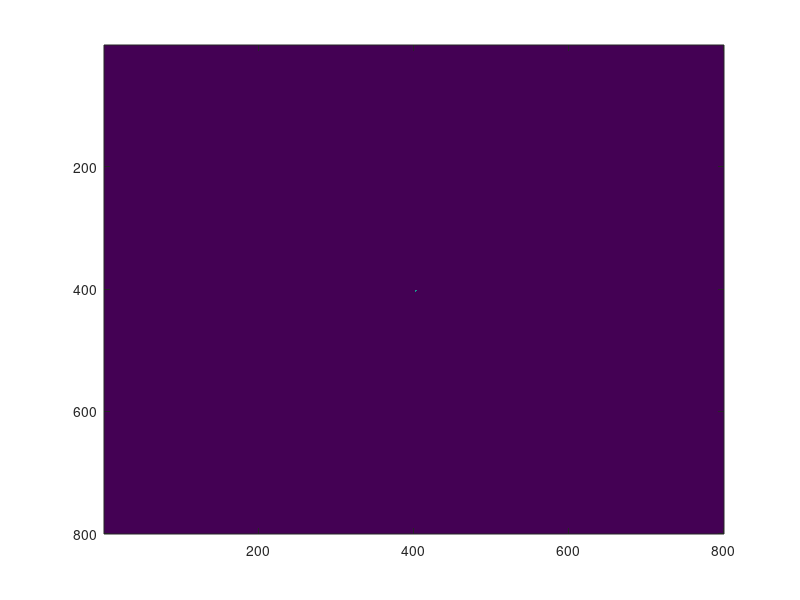

MATLAB code to generate this figure: (Note: this script raises an error after producing the figure.)

close all; clear; clc;

%%%%%%%%%%%%%%%%%%%%%%%%%%%%%%%%%%%%%%%%%%%%%%%%%%%%%%%%%%%%%%%%%%%%%%%%%%%%%%

iterations=1000;
sides=800;

%%%%%%%%%%%%%%%%%%%%%%%%%%%%%%%%%%%%%%%%%%%%%%%%%%%%%%%%%%%%%%%%%%%%%%%%%%%%%%

%{
    rPentomino=zeros(5,5);

    rPentomino(2:4,3)=1;
    rPentomino(3,2)=1;
    rPentomino(2,4)=1;

    figure('Position',[120,60,1420,780],'Color','k'); hold on;
    imagesc(rPentomino); shading flat; colormap(gray);
    axis equal; axis off;
%}

%%%%%%%%%%%%%%%%%%%%%%%%%%%%%%%%%%%%%%%%%%%%%%%%%%%%%%%%%%%%%%%%%%%%%%%%%%%%%%

Main=zeros(sides,sides);

    Main(2+(sides/2):4+(sides/2),3+(sides/2))=1;
    Main(3+(sides/2),2+(sides/2))=1;
    Main(2+(sides/2),4+(sides/2))=1;

rPentomino=Main;

%%%%%%%%%%%%%%%%%%%%%%%%%%%%%%%%%%%%%%%%%%%%%%%%%%%%%%%%%%%%%%%%%%%%%%%%%%%%%%

nImages=iterations;

fig=figure('Position',[120,60,sides/4,sides/4]);

for idx=1:nImages
    
    for i=idx
        
    %%%%%%%%%%%%%%%%%%%%%%%%%%%%%%%%%%%%%%%%%%%%%%%%%% START OF IMAGE PLOTTING
        
    
        
        neighbours=conv2(Main,[1 1 1; 1 0 1; 1 1 1], 'same');
        Main=double((Main & neighbours==2) | neighbours==3);
        
        disp(i);
        
        if i==1
            sum=Main;
        else
            sum=rescale(sum);
            sum=sum+Main;
        end
        
        logsum=log(sum);
        
        [height,width]=size(logsum);
        [x,y]=meshgrid(1:width,1:height);
        cloud=[x(:),y(:),logsum(:)];
        
        cloud(cloud==-Inf)=NaN;
        cloud(any(isnan(cloud),2),:)=[];
        
%       scatter(cloud(:,1),cloud(:,2),30,cloud(:,3),'filled');
%       colormap(viridis); hold on
        
        imagesc(logsum); shading flat; colormap(inferno);
        axis equal; axis off; hold on;
        
        [Y,X]=find(rPentomino);
        scatter(X,Y,10,'c','filled');
        
        xlim([nanmin(cloud(:,1))-1,nanmax(cloud(:,1))+1]);
        ylim([nanmin(cloud(:,2))-1,nanmax(cloud(:,2))+1]);
        
        set(gcf,'Color','k');
        
        
        
        
    %%%%%%%%%%%%%%%%%%%%%%%%%%%%%%%%%%%%%%%%%%%%%%%%%%%% END OF IMAGE PLOTTING
        
    end
    
    drawnow
    
    frame=getframe(fig);
    im{idx}=frame2im(frame);
    
    clf;
    clf(fig,'reset');
end

close;

filename='ThePentominoMethuselah.gif';

for GIFidx=1:nImages
    
    [A,map]=rgb2ind(im{GIFidx},256);
    
    if GIFidx==1
        imwrite(A,map,filename,'gif','LoopCount',Inf, ...
            'DelayTime',0.09);
    else
        imwrite(A,map,filename,'gif','WriteMode','append', ...
            'DelayTime',0.09);
    end
end

%%%%%%%%%%%%%%%%%%%%%%%%%%%%%%%%%%%%%%%%%%%%%%%%%%%%%%%%%%%%%%%%%%%%%%%%%%%%%%

















